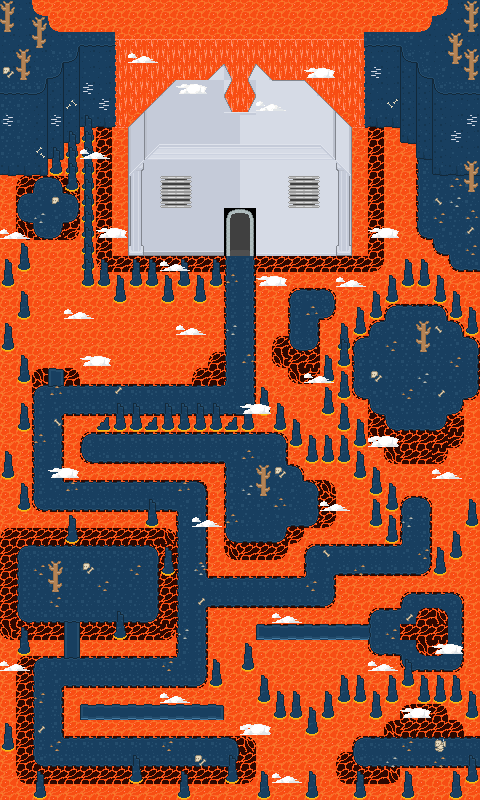

A 2D game scene composited from a Tiled map and its tileset images. What follows is a short description and the map's XML, with each tile layer's data collapsed to a summary:
An orthogonal 30x50 tile map with 16x16 px tiles, 8 tile layers (lava, background, inter, middle, ...).

<map version="1.2" tiledversion="1.2.2" orientation="orthogonal" renderorder="left-up" width="30" height="50" tilewidth="16" tileheight="16" infinite="0" nextlayerid="9" nextobjectid="1">
 <tileset firstgid="1" source="basic_tileset.tsx" />
 <layer id="8" name="lava" width="30" height="50">
  <data>[1500 cells, 68 non-empty, 1 distinct tile ids]</data>
 </layer>
 <layer id="1" name="background" width="30" height="50">
  <data>[1500 cells, 1300 non-empty, 8 distinct tile ids]</data>
 </layer>
 <layer id="7" name="inter" width="30" height="50">
  <data>[1500 cells, 59 non-empty, 4 distinct tile ids]</data>
 </layer>
 <layer id="2" name="middle" width="30" height="50">
  <data>[1500 cells, 566 non-empty, 42 distinct tile ids]</data>
 </layer>
 <layer id="3" name="foreground" width="30" height="50">
  <data>[1500 cells, 77 non-empty, 14 distinct tile ids]</data>
 </layer>
 <layer id="4" name="beforeDetails" width="30" height="50">
  <data>[1500 cells, 82 non-empty, 13 distinct tile ids]</data>
 </layer>
 <layer id="5" name="details" width="30" height="50">
  <data>[1500 cells, 344 non-empty, 27 distinct tile ids]</data>
 </layer>
 <layer id="6" name="Calque 6" width="30" height="50">
  <data>[1500 cells, 104 non-empty, 15 distinct tile ids]</data>
 </layer>
</map>
